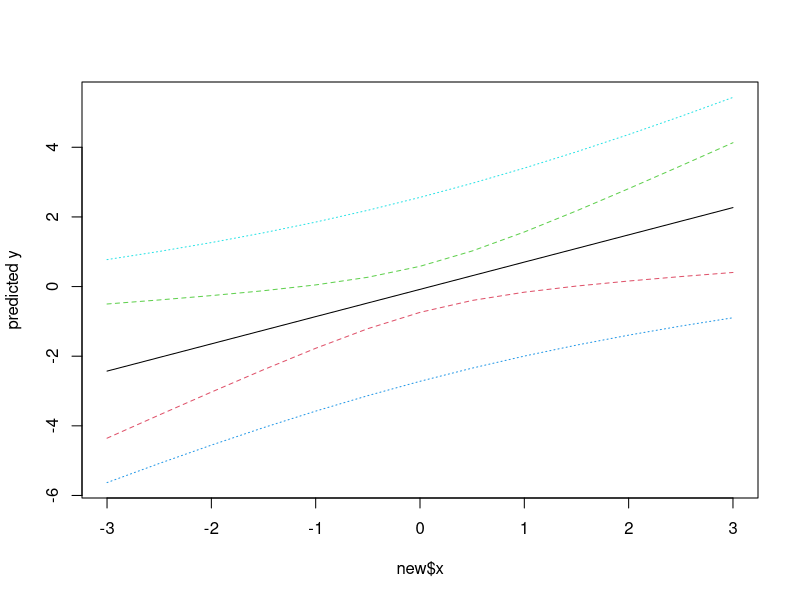

The R source for this figure:
# Prediction Intervals

# Confidence intervals for Regression Coefficients
# RMSE
# http://stats.lse.ac.uk/knott/tiger.links/stats2/st2.pdf
# Confidence intervals for Fitted Values
# Prediction Intervals for Fitted Values

require(graphics)

#####################################################################
## Predictions
x <- rnorm(15)
y <- x + rnorm(15)
predict(lm(y ~ x))
new <- data.frame(x = seq(-3, 3, 0.5))
predict(lm(y ~ x), new, se.fit = TRUE)

pred.w.plim <- predict(lm(y ~ x), new, interval="prediction")
pred.w.clim <- predict(lm(y ~ x), new, interval="confidence")

matplot(new$x,cbind(pred.w.clim, pred.w.plim[,-1]),
        lty=c(1,2,2,3,3), type="l", ylab="predicted y")
####################################################################
